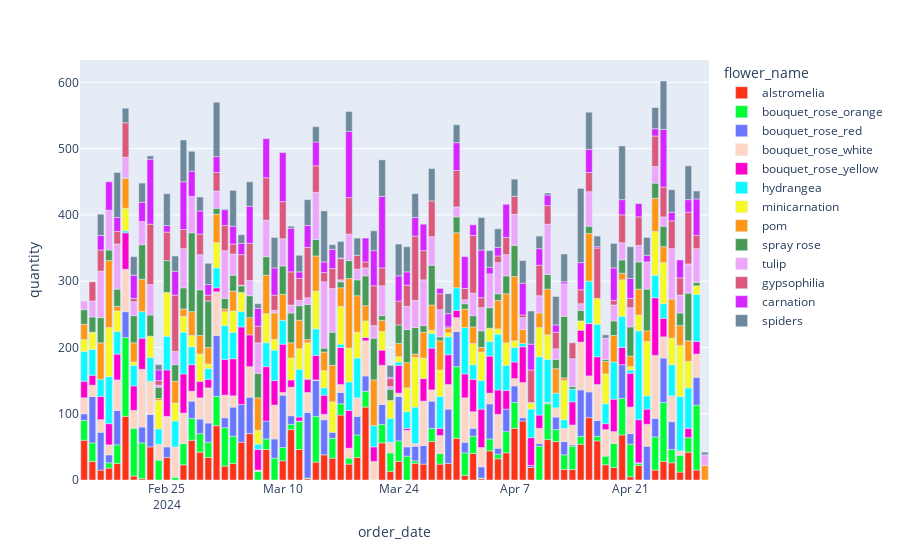

Source (notebook cell):
### Code cell
px.bar(chart_1, x='order_date', y='quantity', color='flower_name', color_discrete_sequence=px.colors.qualitative.Light24)
